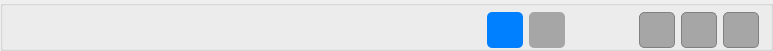
    <widget class="QGroupBox" name="grb_botoes">
     <property name="minimumSize">
      <size>
       <width>773</width>
       <height>51</height>
      </size>
     </property>
     <property name="maximumSize">
      <size>
       <width>16777215</width>
       <height>51</height>
      </size>
     </property>
     <property name="font">
      <font>
       <pointsize>11</pointsize>
      </font>
     </property>
     <property name="title">
      <string/>
     </property>
     <layout class="QHBoxLayout" name="horizontalLayout">
      <property name="topMargin">
       <number>6</number>
      </property>
      <item>
       <widget class="QPushButton" name="btn_primeiro">
        <property name="enabled">
         <bool>false</bool>
        </property>
        <property name="minimumSize">
         <size>
          <width>36</width>
          <height>36</height>
         </size>
        </property>
        <property name="maximumSize">
         <size>
          <width>36</width>
          <height>36</height>
         </size>
        </property>
        <property name="focusPolicy">
         <enum>Qt::NoFocus</enum>
        </property>
        <property name="toolTip">
         <string>Primeiro Registro</string>
        </property>
        <property name="whatsThis">
         <string>&lt;html&gt;&lt;head/&gt;&lt;body&gt;&lt;p&gt;Botão para ir ao primeiro registro&lt;/p&gt;&lt;/body&gt;&lt;/html&gt;</string>
        </property>
        <property name="styleSheet">
         <string notr="true">QPushButton#btn_primeiro{
	border-radius: 5px;
}
QPushButton#btn_primeiro:hover{
	border: 1px solid rgba(33,33,33,.2);
	background: rgba(33,33,33,.1);
}
QPushButton#btn_primeiro:pressed {
	border: 1px solid rgba(33,33,33,.5);
	background: rgba(33,33,33,.2);
}</string>
        </property>
        <property name="text">
         <string/>
        </property>
        <property name="icon">
         <iconset>
          <normaloff>../imagens/nextAll.png</normaloff>../imagens/nextAll.png</iconset>
        </property>
        <property name="iconSize">
         <size>
          <width>36</width>
          <height>36</height>
         </size>
        </property>
        <property name="shortcut">
         <string>Ctrl+Alt+Left</string>
        </property>
        <property name="flat">
         <bool>true</bool>
        </property>
       </widget>
      </item>
      <item>
       <widget class="QPushButton" name="btn_anterior">
        <property name="enabled">
         <bool>false</bool>
        </property>
        <property name="minimumSize">
         <size>
          <width>36</width>
          <height>36</height>
         </size>
        </property>
        <property name="maximumSize">
         <size>
          <width>36</width>
          <height>36</height>
         </size>
        </property>
        <property name="focusPolicy">
         <enum>Qt::NoFocus</enum>
        </property>
        <property name="toolTip">
         <string>Registro Anterior</string>
        </property>
        <property name="whatsThis">
         <string>&lt;html&gt;&lt;head/&gt;&lt;body&gt;&lt;p&gt;Botão para ir ao registro anterior&lt;/p&gt;&lt;/body&gt;&lt;/html&gt;</string>
        </property>
        <property name="styleSheet">
         <string notr="true">QPushButton#btn_anterior{
	border-radius: 5px;
}
QPushButton#btn_anterior:hover{
	border: 1px solid rgba(33,33,33,.2);
	background: rgba(33,33,33,.1);
}
QPushButton#btn_anterior:pressed {
	border: 1px solid rgba(33,33,33,.5);
	background: rgba(33,33,33,.2);
}</string>
        </property>
        <property name="text">
         <string/>
        </property>
        <property name="icon">
         <iconset>
          <normaloff>../imagens/next.png</normaloff>../imagens/next.png</iconset>
        </property>
        <property name="iconSize">
         <size>
          <width>36</width>
          <height>36</height>
         </size>
        </property>
        <property name="shortcut">
         <string>Ctrl+Left</string>
        </property>
        <property name="flat">
         <bool>true</bool>
        </property>
       </widget>
      </item>
      <item>
       <widget class="QPushButton" name="btn_proximo">
        <property name="enabled">
         <bool>false</bool>
        </property>
        <property name="minimumSize">
         <size>
          <width>36</width>
          <height>36</height>
         </size>
        </property>
        <property name="maximumSize">
         <size>
          <width>36</width>
          <height>36</height>
         </size>
        </property>
        <property name="focusPolicy">
         <enum>Qt::NoFocus</enum>
        </property>
        <property name="toolTip">
         <string>Próxima Registro</string>
        </property>
        <property name="whatsThis">
         <string>&lt;html&gt;&lt;head/&gt;&lt;body&gt;&lt;p&gt;Botão para ir ao próximo registro&lt;/p&gt;&lt;/body&gt;&lt;/html&gt;</string>
        </property>
        <property name="styleSheet">
         <string notr="true">QPushButton#btn_proximo{
	border-radius: 5px;
}
QPushButton#btn_proximo:hover{
	border: 1px solid rgba(33,33,33,.2);
	background: rgba(33,33,33,.1);
}
QPushButton#btn_proximo:pressed {
	border: 1px solid rgba(33,33,33,.5);
	background: rgba(33,33,33,.2);
}</string>
        </property>
        <property name="text">
         <string/>
        </property>
        <property name="icon">
         <iconset>
          <normaloff>../imagens/previous.png</normaloff>../imagens/previous.png</iconset>
        </property>
        <property name="iconSize">
         <size>
          <width>36</width>
          <height>36</height>
         </size>
        </property>
        <property name="shortcut">
         <string>Ctrl+Right</string>
        </property>
        <property name="flat">
         <bool>true</bool>
        </property>
       </widget>
      </item>
      <item>
       <widget class="QPushButton" name="btn_ultimo">
        <property name="enabled">
         <bool>false</bool>
        </property>
        <property name="minimumSize">
         <size>
          <width>36</width>
          <height>36</height>
         </size>
        </property>
        <property name="maximumSize">
         <size>
          <width>36</width>
          <height>36</height>
         </size>
        </property>
        <property name="focusPolicy">
         <enum>Qt::NoFocus</enum>
        </property>
        <property name="toolTip">
         <string>Última Registro</string>
        </property>
        <property name="whatsThis">
         <string>&lt;html&gt;&lt;head/&gt;&lt;body&gt;&lt;p&gt;Botão para ir ao ultimo registro&lt;/p&gt;&lt;/body&gt;&lt;/html&gt;</string>
        </property>
        <property name="styleSheet">
         <string notr="true">QPushButton#btn_ultimo{
	border-radius: 5px;
}
QPushButton#btn_ultimo:hover{
	border: 1px solid rgba(33,33,33,.2);
	background: rgba(33,33,33,.1);
}
QPushButton#btn_ultimo:pressed {
	border: 1px solid rgba(33,33,33,.5);
	background: rgba(33,33,33,.2);
}</string>
        </property>
        <property name="text">
         <string/>
        </property>
        <property name="icon">
         <iconset>
          <normaloff>../imagens/PreviousAll.png</normaloff>../imagens/PreviousAll.png</iconset>
        </property>
        <property name="iconSize">
         <size>
          <width>36</width>
          <height>36</height>
         </size>
        </property>
        <property name="shortcut">
         <string>Ctrl+Alt+Right</string>
        </property>
        <property name="flat">
         <bool>true</bool>
        </property>
       </widget>
      </item>
      <item>
       <spacer name="separacao_botoes_do_meio_do_navegadores">
        <property name="orientation">
         <enum>Qt::Horizontal</enum>
        </property>
        <property name="sizeHint" stdset="0">
         <size>
          <width>40</width>
          <height>20</height>
         </size>
        </property>
       </spacer>
      </item>
      <item>
       <widget class="QPushButton" name="btn_pesquisar_registro">
        <property name="minimumSize">
         <size>
          <width>36</width>
          <height>36</height>
         </size>
        </property>
        <property name="maximumSize">
         <size>
          <width>36</width>
          <height>36</height>
         </size>
        </property>
        <property name="focusPolicy">
         <enum>Qt::NoFocus</enum>
        </property>
        <property name="toolTip">
         <string>Pesquisar</string>
        </property>
        <property name="whatsThis">
         <string>&lt;html&gt;&lt;head/&gt;&lt;body&gt;&lt;p&gt;Botão para pesquisar os registros do veiculo&lt;/p&gt;&lt;/body&gt;&lt;/html&gt;</string>
        </property>
        <property name="styleSheet">
         <string notr="true">QPushButton#btn_pesquisar_registro{
	border-radius: 5px;
}
QPushButton#btn_pesquisar_registro:hover{
	border: 1px solid rgba(33,33,33,.2);
	background: rgba(33,33,33,.1);
}
QPushButton#btn_pesquisar_registro:pressed {
	border: 1px solid rgba(33,33,33,.5);
	background: rgba(33,33,33,.2);
}</string>
        </property>
        <property name="text">
         <string/>
        </property>
        <property name="icon">
         <iconset>
          <normaloff>../imagens/edit_find_replace.png</normaloff>../imagens/edit_find_replace.png</iconset>
        </property>
        <property name="iconSize">
         <size>
          <width>36</width>
          <height>30</height>
         </size>
        </property>
        <property name="shortcut">
         <string>F12</string>
        </property>
        <property name="flat">
         <bool>true</bool>
        </property>
       </widget>
      </item>
      <item>
       <widget class="QPushButton" name="btn_pesquisar_codigo">
        <property name="minimumSize">
         <size>
          <width>36</width>
          <height>36</height>
         </size>
        </property>
        <property name="maximumSize">
         <size>
          <width>36</width>
          <height>36</height>
         </size>
        </property>
        <property name="focusPolicy">
         <enum>Qt::NoFocus</enum>
        </property>
        <property name="toolTip">
         <string>Buscar</string>
        </property>
        <property name="whatsThis">
         <string>&lt;html&gt;&lt;head/&gt;&lt;body&gt;&lt;p&gt;Botão para buscar transportadora pelo veiculo&lt;/p&gt;&lt;/body&gt;&lt;/html&gt;</string>
        </property>
        <property name="styleSheet">
         <string notr="true">QPushButton#btn_pesquisar_codigo{
	border-radius: 5px;
}
QPushButton#btn_pesquisar_codigo:hover{
	border: 1px solid rgba(33,33,33,.2);
	background: rgba(33,33,33,.1);
}
QPushButton#btn_pesquisar_codigo:pressed {
	border: 1px solid rgba(33,33,33,.5);
	background: rgba(33,33,33,.2);
}</string>
        </property>
        <property name="text">
         <string/>
        </property>
        <property name="icon">
         <iconset>
          <normaloff>../imagens/dialog-ok.png</normaloff>../imagens/dialog-ok.png</iconset>
        </property>
        <property name="iconSize">
         <size>
          <width>30</width>
          <height>30</height>
         </size>
        </property>
        <property name="shortcut">
         <string>Ctrl+N</string>
        </property>
        <property name="flat">
         <bool>true</bool>
        </property>
       </widget>
      </item>
      <item>
       <widget class="QPushButton" name="btn_imprimir">
        <property name="minimumSize">
         <size>
          <width>36</width>
          <height>36</height>
         </size>
        </property>
        <property name="maximumSize">
         <size>
          <width>36</width>
          <height>36</height>
         </size>
        </property>
        <property name="focusPolicy">
         <enum>Qt::NoFocus</enum>
        </property>
        <property name="toolTip">
         <string>Imprimir</string>
        </property>
        <property name="whatsThis">
         <string>&lt;html&gt;&lt;head/&gt;&lt;body&gt;&lt;p&gt;Botão para imprimir registro do veiculo&lt;/p&gt;&lt;/body&gt;&lt;/html&gt;</string>
        </property>
        <property name="styleSheet">
         <string notr="true">QPushButton#btn_imprimir{
	border-radius: 5px;
}
QPushButton#btn_imprimir:hover{
	border: 1px solid rgba(33,33,33,.2);
	background: rgba(33,33,33,.1);
}
QPushButton#btn_imprimir:pressed {
	border: 1px solid rgba(33,33,33,.5);
	background: rgba(33,33,33,.2);
}</string>
        </property>
        <property name="text">
         <string/>
        </property>
        <property name="icon">
         <iconset>
          <normaloff>../imagens/print.png</normaloff>../imagens/print.png</iconset>
        </property>
        <property name="iconSize">
         <size>
          <width>36</width>
          <height>36</height>
         </size>
        </property>
        <property name="shortcut">
         <string>Ctrl+P</string>
        </property>
        <property name="flat">
         <bool>true</bool>
        </property>
       </widget>
      </item>
      <item>
       <widget class="QPushButton" name="btn_copiar">
        <property name="minimumSize">
         <size>
          <width>36</width>
          <height>36</height>
         </size>
        </property>
        <property name="maximumSize">
         <size>
          <width>36</width>
          <height>36</height>
         </size>
        </property>
        <property name="focusPolicy">
         <enum>Qt::NoFocus</enum>
        </property>
        <property name="toolTip">
         <string>Duplicar</string>
        </property>
        <property name="whatsThis">
         <string>&lt;html&gt;&lt;head/&gt;&lt;body&gt;&lt;p&gt;Botão para duplicar registro&lt;/p&gt;&lt;/body&gt;&lt;/html&gt;</string>
        </property>
        <property name="styleSheet">
         <string notr="true">QPushButton#btn_copiar{
	border-radius: 5px;
}
QPushButton#btn_copiar:hover{
	border: 1px solid rgba(33,33,33,.2);
	background: rgba(33,33,33,.1);
}
QPushButton#btn_copiar:pressed {
	border: 1px solid rgba(33,33,33,.5);
	background: rgba(33,33,33,.2);
}</string>
        </property>
        <property name="text">
         <string/>
        </property>
        <property name="icon">
         <iconset>
          <normaloff>../imagens/copy-1.png</normaloff>../imagens/copy-1.png</iconset>
        </property>
        <property name="iconSize">
         <size>
          <width>36</width>
          <height>36</height>
         </size>
        </property>
        <property name="flat">
         <bool>true</bool>
        </property>
       </widget>
      </item>
      <item>
       <spacer name="separacao_botes_meio_do_acoes_pesar">
        <property name="orientation">
         <enum>Qt::Horizontal</enum>
        </property>
        <property name="sizeHint" stdset="0">
         <size>
          <width>40</width>
          <height>20</height>
         </size>
        </property>
       </spacer>
      </item>
      <item>
       <widget class="QPushButton" name="btn_novo">
        <property name="minimumSize">
         <size>
          <width>36</width>
          <height>36</height>
         </size>
        </property>
        <property name="maximumSize">
         <size>
          <width>36</width>
          <height>36</height>
         </size>
        </property>
        <property name="font">
         <font>
          <pointsize>11</pointsize>
          <weight>50</weight>
          <bold>false</bold>
         </font>
        </property>
        <property name="focusPolicy">
         <enum>Qt::NoFocus</enum>
        </property>
        <property name="toolTip">
         <string>Novo</string>
        </property>
        <property name="whatsThis">
         <string>&lt;html&gt;&lt;head/&gt;&lt;body&gt;&lt;p&gt;Botão para cadastrar uma novo registro do veiculo&lt;/p&gt;&lt;/body&gt;&lt;/html&gt;</string>
        </property>
        <property name="styleSheet">
         <string notr="true">QPushButton#btn_novo{
	background-color: #0080ff ;
	color: #fff;
	border-radius: 5px;
}
QPushButton#btn_novo:hover{
	background-color:  #0073e6;
}
QPushButton#btn_novo:pressed {
	background-color: #0059b3;
}
QPushButton#btn_novo:disabled {
	background-color:  #a6a6a6;
	color: #6a6767;
}</string>
        </property>
        <property name="text">
         <string/>
        </property>
        <property name="icon">
         <iconset>
          <normaloff>../imagens/addNew.png</normaloff>../imagens/addNew.png</iconset>
        </property>
        <property name="iconSize">
         <size>
          <width>36</width>
          <height>36</height>
         </size>
        </property>
        <property name="shortcut">
         <string>Ctrl+N</string>
        </property>
       </widget>
      </item>
      <item>
       <widget class="QPushButton" name="btn_editar">
        <property name="enabled">
         <bool>false</bool>
        </property>
        <property name="minimumSize">
         <size>
          <width>36</width>
          <height>36</height>
         </size>
        </property>
        <property name="maximumSize">
         <size>
          <width>36</width>
          <height>36</height>
         </size>
        </property>
        <property name="font">
         <font>
          <pointsize>11</pointsize>
          <weight>50</weight>
          <bold>false</bold>
         </font>
        </property>
        <property name="focusPolicy">
         <enum>Qt::NoFocus</enum>
        </property>
        <property name="toolTip">
         <string>Editar</string>
        </property>
        <property name="whatsThis">
         <string>&lt;html&gt;&lt;head/&gt;&lt;body&gt;&lt;p&gt;Botão para editar o registro do veiculo&lt;/p&gt;&lt;/body&gt;&lt;/html&gt;</string>
        </property>
        <property name="styleSheet">
         <string notr="true">QPushButton#btn_editar{
	background-color: #0080ff ;
	color: #fff;
	border-radius: 5px;
}
QPushButton#btn_editar:hover{
	background-color:  #0073e6;
}
QPushButton#btn_editar:pressed {
	background-color: #0059b3;
}
QPushButton#btn_editar:disabled {
	background-color:  #a6a6a6;
	color: #6a6767;
}</string>
        </property>
        <property name="text">
         <string/>
        </property>
        <property name="icon">
         <iconset>
          <normaloff>../imagens/editFile.png</normaloff>../imagens/editFile.png</iconset>
        </property>
        <property name="iconSize">
         <size>
          <width>36</width>
          <height>36</height>
         </size>
        </property>
        <property name="shortcut">
         <string>Ctrl+E</string>
        </property>
       </widget>
      </item>
      <item>
       <spacer name="separacao_botoes_pesar_do_acao_salvar">
        <property name="orientation">
         <enum>Qt::Horizontal</enum>
        </property>
        <property name="sizeHint" stdset="0">
         <size>
          <width>40</width>
          <height>20</height>
         </size>
        </property>
       </spacer>
      </item>
      <item>
       <widget class="QPushButton" name="btn_salvar">
        <property name="enabled">
         <bool>false</bool>
        </property>
        <property name="minimumSize">
         <size>
          <width>36</width>
          <height>36</height>
         </size>
        </property>
        <property name="maximumSize">
         <size>
          <width>36</width>
          <height>36</height>
         </size>
        </property>
        <property name="font">
         <font>
          <pointsize>11</pointsize>
         </font>
        </property>
        <property name="focusPolicy">
         <enum>Qt::NoFocus</enum>
        </property>
        <property name="toolTip">
         <string>Salvar</string>
        </property>
        <property name="whatsThis">
         <string>&lt;html&gt;&lt;head/&gt;&lt;body&gt;&lt;p&gt;Botão para salvar o registro do veiculo&lt;/p&gt;&lt;/body&gt;&lt;/html&gt;</string>
        </property>
        <property name="styleSheet">
         <string notr="true">QPushButton#btn_salvar{
	background-color: #0080ff ;
	color: #fff;
	border-radius: 5px;
}
QPushButton#btn_salvar:hover{
	background-color:  #0073e6;
}
QPushButton#btn_salvar:pressed {
	background-color: #0059b3;
}
QPushButton#btn_salvar:disabled {
	background-color:  #a6a6a6;
	color: #6a6767;
	border: 1px solid gray;
}</string>
        </property>
        <property name="text">
         <string/>
        </property>
        <property name="icon">
         <iconset>
          <normaloff>../imagens/save-file.png</normaloff>../imagens/save-file.png</iconset>
        </property>
        <property name="iconSize">
         <size>
          <width>36</width>
          <height>36</height>
         </size>
        </property>
        <property name="shortcut">
         <string>Ctrl+S</string>
        </property>
       </widget>
      </item>
      <item>
       <widget class="QPushButton" name="btn_cancelar">
        <property name="enabled">
         <bool>false</bool>
        </property>
        <property name="minimumSize">
         <size>
          <width>36</width>
          <height>36</height>
         </size>
        </property>
        <property name="maximumSize">
         <size>
          <width>36</width>
          <height>36</height>
         </size>
        </property>
        <property name="font">
         <font>
          <pointsize>11</pointsize>
         </font>
        </property>
        <property name="focusPolicy">
         <enum>Qt::NoFocus</enum>
        </property>
        <property name="toolTip">
         <string>Cancelar</string>
        </property>
        <property name="whatsThis">
         <string>&lt;html&gt;&lt;head/&gt;&lt;body&gt;&lt;p&gt;Botão para cancelar a operação&lt;/p&gt;&lt;/body&gt;&lt;/html&gt;</string>
        </property>
        <property name="styleSheet">
         <string notr="true">QPushButton#btn_cancelar{
	background-color: #0080ff ;
	color: #fff;
	border-radius: 5px;
}
QPushButton#btn_cancelar:hover{
	background-color:  #0073e6;
}
QPushButton#btn_cancelar:pressed {
	background-color: #0059b3;
}
QPushButton#btn_cancelar:disabled {
	background-color:  #a6a6a6;
	color: #6a6767;
	border: 1px solid gray;
}</string>
        </property>
        <property name="text">
         <string/>
        </property>
        <property name="icon">
         <iconset>
          <normaloff>../imagens/cancelfile.png</normaloff>../imagens/cancelfile.png</iconset>
        </property>
        <property name="iconSize">
         <size>
          <width>36</width>
          <height>36</height>
         </size>
        </property>
        <property name="shortcut">
         <string>Ctrl+F</string>
        </property>
       </widget>
      </item>
      <item>
       <widget class="QPushButton" name="btn_deletar">
        <property name="enabled">
         <bool>false</bool>
        </property>
        <property name="minimumSize">
         <size>
          <width>36</width>
          <height>36</height>
         </size>
        </property>
        <property name="maximumSize">
         <size>
          <width>36</width>
          <height>36</height>
         </size>
        </property>
        <property name="font">
         <font>
          <pointsize>11</pointsize>
         </font>
        </property>
        <property name="focusPolicy">
         <enum>Qt::NoFocus</enum>
        </property>
        <property name="toolTip">
         <string>Deletar</string>
        </property>
        <property name="whatsThis">
         <string>&lt;html&gt;&lt;head/&gt;&lt;body&gt;&lt;p&gt;Botão de deletar o registro do veiculo&lt;/p&gt;&lt;/body&gt;&lt;/html&gt;</string>
        </property>
        <property name="styleSheet">
         <string notr="true">QPushButton#btn_deletar{
	background-color: #0080ff ;
	color: #fff;
	border-radius: 5px;
}
QPushButton#btn_deletar:hover{
	background-color:  #0073e6;
}
QPushButton#btn_deletar:pressed {
	background-color: #0059b3;
}
QPushButton#btn_deletar:disabled {
	background-color:  #a6a6a6;
	color: #6a6767;
	border: 1px solid gray;
}</string>
        </property>
        <property name="text">
         <string/>
        </property>
        <property name="icon">
         <iconset>
          <normaloff>../imagens/delet.png</normaloff>../imagens/delet.png</iconset>
        </property>
        <property name="iconSize">
         <size>
          <width>36</width>
          <height>36</height>
         </size>
        </property>
        <property name="shortcut">
         <string>Ctrl+D</string>
        </property>
       </widget>
      </item>
     </layout>
    </widget>
